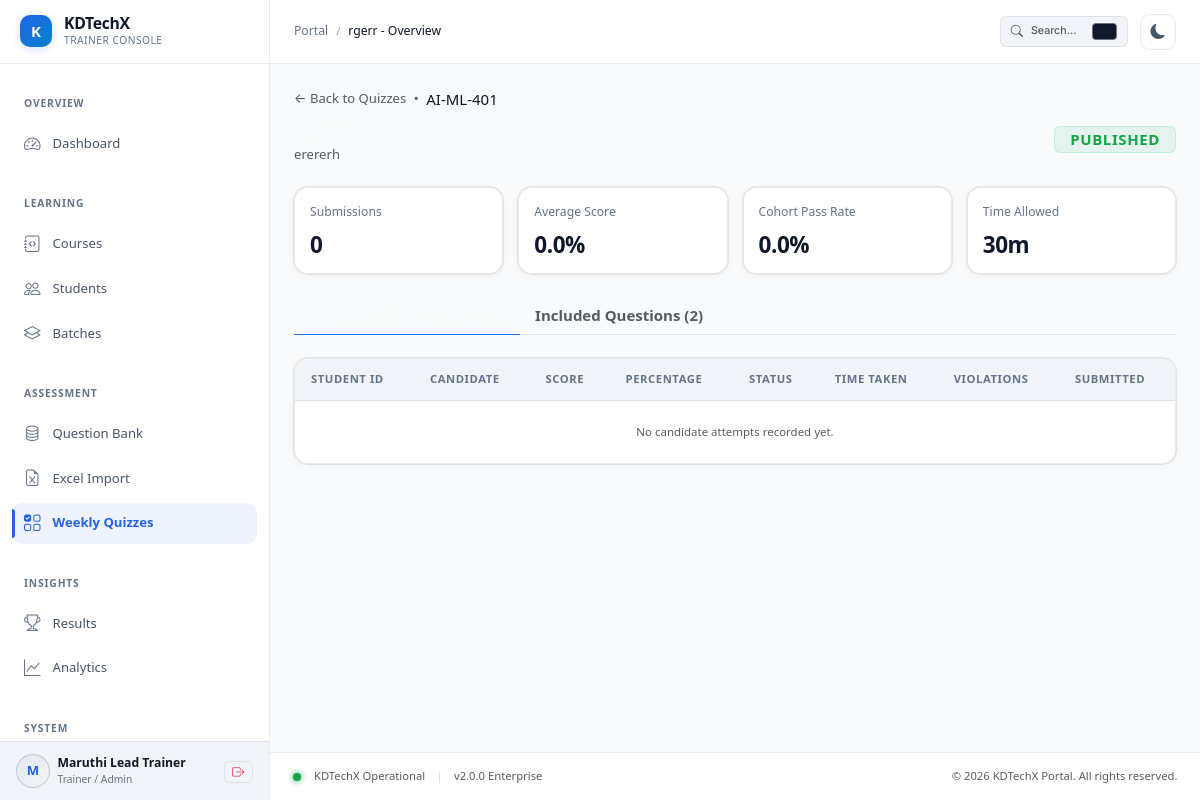
/portal/admin/quizzes/6/ (signed in), run on the app's committed database.
### apps/accounts/models.py (models this page shows, shortened)
class User(AbstractUser):
    class Role(models.TextChoices):
        ADMIN = 'ADMIN', 'Admin / Trainer'
        STUDENT = 'STUDENT', 'Student / Candidate'
    role = models.CharField(
        max_length=20,
        choices=Role.choices,
        default=Role.STUDENT,
        db_index=True
    )
    avatar = models.URLField(max_length=500, blank=True, null=True)
    created_at = models.DateTimeField(auto_now_add=True)
    updated_at = models.DateTimeField(auto_now=True)
    @property
    def is_admin_user(self):
        return self.role == self.Role.ADMIN or self.is_staff or self.is_superuser

### apps/quizzes/models.py (models this page shows, shortened)
class Quiz(models.Model):
    class Status(models.TextChoices):
        DRAFT = 'draft', 'Draft'
        PUBLISHED = 'published', 'Published'
        ARCHIVED = 'archived', 'Archived'
    course = models.ForeignKey(Course, on_delete=models.CASCADE, related_name='quizzes')
    week = models.ForeignKey(CourseWeek, on_delete=models.SET_NULL, null=True, blank=True, related_name='quizzes')
    title = models.CharField(max_length=200)
    description = models.TextField(blank=True, null=True)
    duration_minutes = models.PositiveIntegerField(default=30)
    total_marks = models.DecimalField(max_digits=6, decimal_places=2, default=100.00)
    pass_percentage = models.DecimalField(max_digits=5, decimal_places=2, default=60.00)
    start_at = models.DateTimeField()
    deadline = models.DateTimeField()
    max_attempts = models.PositiveIntegerField(default=1)
    random_questions = models.BooleanField(default=False)
    random_options = models.BooleanField(default=False)
    negative_marking = models.BooleanField(default=False)
    negative_marks = models.DecimalField(max_digits=4, decimal_places=2, default=0.25)
    show_result = models.BooleanField(default=True)
    show_answers = models.BooleanField(default=True)
    status = models.CharField(max_length=20, choices=Status.choices, default=Status.DRAFT, db_index=True)
    require_fullscreen = models.BooleanField(default=True)
    tab_warning_limit = models.PositiveIntegerField(default=3)
    prevent_copy = models.BooleanField(default=True)
    created_by = models.ForeignKey(settings.AUTH_USER_MODEL, on_delete=models.SET_NULL, null=True, blank=True)
    created_at = models.DateTimeField(auto_now_add=True)
    updated_at = models.DateTimeField(auto_now=True)
    class Meta:
        ordering = ['-start_at']

### apps/courses/models.py (models this page shows, shortened)
class Course(models.Model):
    class Level(models.TextChoices):
        BEGINNER = 'beginner', 'Beginner'
        INTERMEDIATE = 'intermediate', 'Intermediate'
        ADVANCED = 'advanced', 'Advanced'
    class Status(models.TextChoices):
        DRAFT = 'draft', 'Draft'
        PUBLISHED = 'published', 'Published'
        ARCHIVED = 'archived', 'Archived'
    name = models.CharField(max_length=200)
    code = models.CharField(max_length=50, unique=True, db_index=True)
    description = models.TextField()
    category = models.CharField(max_length=100)
    level = models.CharField(max_length=30, choices=Level.choices, default=Level.INTERMEDIATE)
    duration_weeks = models.PositiveIntegerField(default=8)
    thumbnail = models.URLField(max_length=500, blank=True, null=True)
    status = models.CharField(max_length=20, choices=Status.choices, default=Status.DRAFT, db_index=True)
    created_by = models.ForeignKey(settings.AUTH_USER_MODEL, on_delete=models.SET_NULL, null=True, blank=True)
    created_at = models.DateTimeField(auto_now_add=True)
    updated_at = models.DateTimeField(auto_now=True)
    class Meta:
        ordering = ['-created_at']

### portal/admin_views.py (the view)
# urls.py: path('quizzes/<int:quiz_id>/', admin_views.quiz_detail_view, name='quiz_detail'),
@admin_required
def quiz_detail_view(request, quiz_id):
    quiz = get_object_or_404(
        Quiz.objects.select_related('course', 'week'),
        pk=quiz_id
    )
    quiz_questions = quiz.quiz_questions.select_related('question').order_by('order')
    attempts = quiz.attempts.select_related('student__user').order_by('-started_at')
    submitted_attempts = attempts.filter(status=QuizAttempt.Status.SUBMITTED)
    passed_count = submitted_attempts.filter(is_passed=True).count()
    pass_rate = round((passed_count / submitted_attempts.count() * 100), 1) if submitted_attempts.exists() else 0.0
    avg_score = submitted_attempts.aggregate(avg=Avg('percentage'))['avg']
    avg_score = round(float(avg_score), 1) if avg_score else 0.0
    return render(request, 'admin/quizzes/detail.html', {
        'active_nav': 'quizzes',
        'page_title': f"{quiz.title} - Overview",
        'quiz': quiz,
        'quiz_questions': quiz_questions,
        'attempts': attempts,
        'pass_rate': pass_rate,
        'avg_score': avg_score,
    })

### templates/admin/quizzes/detail.html (shortened to what this page needs)
{% extends 'base_admin.html' %}
{% load static %}
{% block main_content %}
<div class="mb-4">
  <div class="d-flex align-items-center gap-2 mb-1">
    <a href="{% url 'admin_portal:quizzes' %}" class="text-muted text-decoration-none small">&larr; Back to Quizzes</a>
    <span class="text-muted small">&bull;</span>
    <span class="kd-course-code">{{ quiz.course.code }}</span>
  </div>
  <div class="d-flex flex-column flex-sm-row align-items-sm-center justify-content-between gap-3">
    <div>
      <h1 class="h4 fw-bold text-light mb-1">{{ quiz.title }}</h1>
      <p class="text-muted small mb-0">{{ quiz.description|default:"No special candidate instructions provided." }}</p>
    </div>
    <span class="kd-badge {% if quiz.status == 'published' %}kd-badge-success{% else %}kd-badge-warning{% endif %} fs-6 py-1 px-3">
      {{ quiz.get_status_display }}
    </span>
  </div>
</div>
<div class="row g-3 mb-4">
  <div class="col-md-3">
    <div class="kd-stat-card p-3">
      <span class="kd-stat-label">Submissions</span>
      <div class="kd-stat-value fs-4 kd-tnum">{{ attempts.count }}</div>
    </div>
  </div>
  <div class="col-md-3">
    <div class="kd-stat-card p-3">
      <span class="kd-stat-label">Average Score</span>
      <div class="kd-stat-value fs-4 kd-tnum">{{ avg_score }}%</div>
    </div>
  </div>
  <div class="col-md-3">
    <div class="kd-stat-card p-3">
      <span class="kd-stat-label">Cohort Pass Rate</span>
      <div class="kd-stat-value fs-4 kd-tnum">{{ pass_rate }}%</div>
    </div>
  </div>
  <div class="col-md-3">
    <div class="kd-stat-card p-3">
      <span class="kd-stat-label">Time Allowed</span>
      <div class="kd-stat-value fs-4 kd-tnum">{{ quiz.duration_minutes }}m</div>
    </div>
  </div>
</div>
<ul class="nav nav-tabs border-bottom mb-4" style="border-color: var(--kd-border) !important;">
  <li class="nav-item">
    <button class="nav-link active bg-transparent text-light border-0 border-bottom border-primary fw-semibold" id="attempts-tab" data-bs-toggle="tab" data-bs-target="#attempts-pane" type="button">
    </button>
  </li>
  <li class="nav-item">
    <button class="nav-link bg-transparent text-muted border-0 fw-semibold" id="questions-tab" data-bs-toggle="tab" data-bs-target="#questions-pane" type="button">
      Included Questions ({{ quiz_questions.count }})
    </button>
  </li>
</ul>
<div class="tab-content">
  <div class="tab-pane fade show active" id="attempts-pane">
    <div class="kd-table-card">
      <div class="kd-table-responsive">
        <table class="kd-table">
          <thead>
            <tr>
              <th>Student ID</th>
              <th>Candidate</th>
              <th>Score</th>
              <th>Percentage</th>
              <th>Status</th>
              <th>Time Taken</th>
              <th>Violations</th>
              <th>Submitted</th>
            </tr>
          </thead>
          <tbody>
            {% for a in attempts %}
            <tr>
              <td><code class="text-primary fw-semibold">{{ a.student.student_id }}</code></td>
              <td class="fw-semibold text-light">{{ a.student.user.get_full_name|default:a.student.user.username }}</td>
              <td class="kd-tnum fw-bold">{{ a.score }} / {{ quiz.total_marks }}</td>
              <td class="kd-tnum">{{ a.percentage }}%</td>
              <td>
                <span class="kd-badge {% if a.is_passed %}kd-badge-success{% else %}kd-badge-danger{% endif %}">
                  {% if a.is_passed %}PASSED{% else %}FAILED{% endif %}
                </span>
              </td>
              <td class="text-muted small kd-tnum">{{ a.time_taken_seconds }}s</td>
              <td>
                {% if a.tab_violations > 0 %}
                  <span class="kd-badge kd-badge-danger">{{ a.tab_violations }} tab switches</span>
                {% else %}
                  <span class="kd-badge kd-badge-neutral">Clean</span>
                {% endif %}
              </td>
              <td class="text-muted small">{{ a.submitted_at|date:"M d, H:i"|default:"In Progress" }}</td>
            </tr>
            {% empty %}
            <tr>
              <td colspan="8" class="text-center py-4 text-muted small">No candidate attempts recorded yet.</td>
            </tr>
            {% endfor %}
          </tbody>
        </table>
      </div>
    </div>
  </div>
</div>
{% endblock %}

### templates/base_admin.html (shortened to what this page needs)
{% extends 'base.html' %}
{% load static %}
{% block app_shell %}
<div class="kd-app-wrapper">
  {% include 'includes/admin_sidebar.html' %}
  <div class="kd-main-wrapper">
    {% include 'includes/navbar.html' %}
    <main class="kd-content-container">
      {% block main_content %}{% endblock %}
    </main>
    {% include 'includes/footer.html' %}
  </div>
</div>
{% endblock %}

### templates/base.html (shortened to what this page needs)
{% load static %}
<!DOCTYPE html>
<html lang="en" data-theme="dark" data-bs-theme="dark">
<head>
  <link href="https://cdn.jsdelivr.net/npm/bootstrap@5.3.3/dist/css/bootstrap.min.css" rel="stylesheet">
  <link rel="stylesheet" href="https://cdn.jsdelivr.net/npm/bootstrap-icons@1.11.3/font/bootstrap-icons.min.css">
  <link rel="stylesheet" href="{% static 'css/tokens.css' %}">
  <link rel="stylesheet" href="{% static 'css/base.css' %}">
  <link rel="stylesheet" href="{% static 'css/layout.css' %}">
  <link rel="stylesheet" href="{% static 'css/navigation.css' %}">
  <link rel="stylesheet" href="{% static 'css/components.css' %}">
  <link rel="stylesheet" href="{% static 'css/forms.css' %}">
  <link rel="stylesheet" href="{% static 'css/tables.css' %}">
  <link rel="stylesheet" href="{% static 'css/responsive.css' %}">
</head>
<body class="{% block body_class %}{% endblock %}">
  {% block app_shell %}{% endblock %}
</body>
</html>

### templates/includes/admin_sidebar.html (shortened to what this page needs)
{% load static %}
<aside class="kd-sidebar">
  <div class="kd-sidebar-header">
    <a href="{% url 'admin_portal:dashboard' %}" class="kd-sidebar-brand">
      <div class="kd-brand-logo">K</div>
      <div class="kd-brand-text">
        <span class="kd-brand-name">KDTechX</span>
        <span class="kd-brand-tagline">Trainer Console</span>
      </div>
    </a>
  </div>
  <div class="kd-sidebar-content">
    <div class="kd-nav-group">
      <div class="kd-nav-header">Overview</div>
      <a href="{% url 'admin_portal:dashboard' %}" class="kd-nav-item {% if active_nav == 'dashboard' %}active{% endif %}">
        <i class="bi bi-speedometer2"></i>
        <span>Dashboard</span>
      </a>
    </div>
    <div class="kd-nav-group">
      <div class="kd-nav-header">Learning</div>
      <a href="{% url 'admin_portal:courses' %}" class="kd-nav-item {% if active_nav == 'courses' %}active{% endif %}">
        <i class="bi bi-journal-code"></i>
        <span>Courses</span>
      </a>
      <a href="{% url 'admin_portal:students' %}" class="kd-nav-item {% if active_nav == 'students' %}active{% endif %}">
        <i class="bi bi-people"></i>
        <span>Students</span>
      </a>
      <a href="{% url 'admin_portal:batches' %}" class="kd-nav-item {% if active_nav == 'batches' %}active{% endif %}">
        <i class="bi bi-layers"></i>
        <span>Batches</span>
      </a>
    </div>
    <div class="kd-nav-group">
      <div class="kd-nav-header">Assessment</div>
      <a href="{% url 'admin_portal:questions' %}" class="kd-nav-item {% if active_nav == 'questions' %}active{% endif %}">
        <i class="bi bi-database"></i>
        <span>Question Bank</span>
      </a>
      <a href="{% url 'admin_portal:questions_import' %}" class="kd-nav-item {% if active_nav == 'questions_import' %}active{% endif %}">
        <i class="bi bi-file-earmark-excel"></i>
        <span>Excel Import</span>
      </a>
      <a href="{% url 'admin_portal:quizzes' %}" class="kd-nav-item {% if active_nav == 'quizzes' %}active{% endif %}">
        <i class="bi bi-ui-checks-grid"></i>
        <span>Weekly Quizzes</span>
      </a>
    </div>
    <div class="kd-nav-group">
      <div class="kd-nav-header">Insights</div>
      <a href="{% url 'admin_portal:results' %}" class="kd-nav-item {% if active_nav == 'results' %}active{% endif %}">
        <i class="bi bi-trophy"></i>
        <span>Results</span>
      </a>
      <a href="{% url 'admin_portal:analytics' %}" class="kd-nav-item {% if active_nav == 'analytics' %}active{% endif %}">
        <i class="bi bi-graph-up"></i>
        <span>Analytics</span>
      </a>
    </div>
    <div class="kd-nav-group">
      <div class="kd-nav-header">System</div>
    </div>
  </div>
  <div class="kd-sidebar-footer">
    <div class="d-flex align-items-center justify-content-between">
      <div class="d-flex align-items-center gap-2 overflow-hidden">
        <div class="kd-avatar">
          {{ request.user.first_name|default:request.user.username|make_list|first|upper }}
        </div>
        <div class="kd-user-info">
          <span class="kd-user-name">{{ request.user.get_full_name|default:request.user.username }}</span>
          <span class="kd-user-role">Trainer / Admin</span>
        </div>
      </div>
      <form method="post" action="{% url 'accounts:logout' %}" class="m-0 p-0">
        <button type="submit" class="kd-btn kd-btn-outline kd-btn-sm p-1 px-2 text-danger" title="Sign out">
          <i class="bi bi-box-arrow-right"></i>
        </button>
      </form>
    </div>
  </div>
</aside>

### templates/includes/navbar.html (shortened to what this page needs)
{% load static %}
<header class="kd-topbar">
  <div class="kd-topbar-left">
    <div class="d-none d-sm-flex align-items-center">
      {% block breadcrumbs %}
      <nav aria-label="breadcrumb">
        <ol class="kd-breadcrumbs">
          <li><a href="{% if request.user.is_admin_user %}{% url 'admin_portal:dashboard' %}{% else %}{% url 'student_portal:dashboard' %}{% endif %}">Portal</a></li>
          <li class="kd-breadcrumbs-sep">/</li>
          <li class="active" aria-current="page">{% block page_title %}{{ page_title|default:"Overview" }}{% endblock %}</li>
        </ol>
      </nav>
      {% endblock %}
    </div>
  </div>
  <div class="kd-topbar-right">
    <button class="kd-btn kd-btn-secondary kd-btn-sm d-none d-md-inline-flex" data-bs-toggle="modal" data-bs-target="#kdCommandPaletteModal" title="Quick Search (Ctrl+K)">
      <i class="bi bi-search text-muted"></i>
      <span class="text-muted small">Search...</span>
      <kbd class="bg-surface-3 border border-secondary text-muted px-1 ms-2" style="font-size: 0.65rem;">⌘K</kbd>
    </button>
    <button type="button" class="kd-theme-toggle" aria-label="Toggle theme">
      <i class="bi bi-sun-fill"></i>
    </button>
  </div>
</header>

### templates/includes/footer.html
<footer class="mt-auto py-3 px-4 border-top" style="border-color: var(--kd-border) !important; background-color: var(--kd-surface);">
  <div class="d-flex flex-column flex-sm-row align-items-center justify-content-between gap-2 text-muted" style="font-size: 0.75rem;">
    <div class="d-flex align-items-center gap-2">
      <span class="kd-status-dot active"></span>
      <span>KDTechX Operational</span>
      <span class="mx-1 opacity-25">|</span>
      <span>v2.0.0 Enterprise</span>
    </div>
    <div>
      <span>&copy; {% now "Y" %} KDTechX Portal. All rights reserved.</span>
    </div>
  </div>
</footer>

### data on the page
User: user.first_name|make_list "M", user.get_full_name "Maruthi Lead Trainer"
Quiz: course.code "AI-ML-401", description "erererh", status "PUBLISHED", duration_minutes "30"

### other printed values
{{ page_title|default:"Overview" }} "rgerr - Overview"
{{ attempts.count }} "0"
{{ avg_score }} "0.0"
{{ pass_rate }} "0.0"
{{ quiz_questions.count }} "2"
